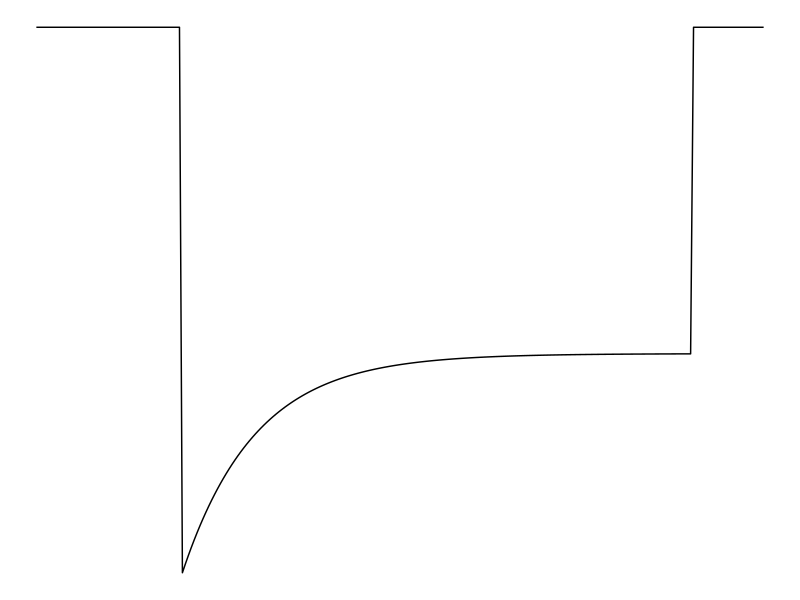

Generate this figure with R:
library(tidyverse)

amiloride_current <- function(x) {
  return(as.numeric(!(x < 20 | x > 90)) * (-1000 - 5000 * exp(-x/10)))
}

ggplot() +
  theme_void() +
  geom_function(
    fun = amiloride_current,
    xlim = c(0, 100),
    n = 250
  )
